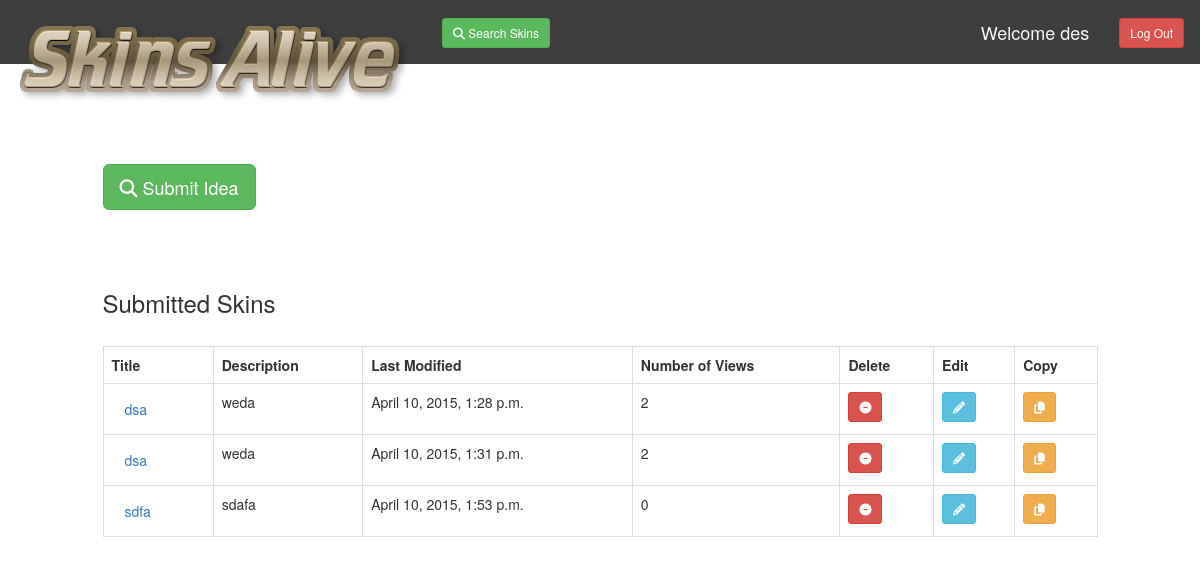
The app's page /viewerprofile (signed in) with its own data.
### sprint1/models.py (models this page shows, shortened)
class Skin(models.Model):
    title = models.CharField(max_length=255)
    text_description = models.TextField(max_length=1024)
    date_created = models.DateTimeField(editable=False, auto_now_add=True)
    date_modified = models.DateTimeField(auto_now=True)
    num_views = models.IntegerField(default=0)
    author= models.ForeignKey(User)
    b_key = models.AutoField(primary_key=True)

### sprint1/views.py (the view)
# urls.py: url(r'^viewerprofile', 'viewerprofile', name='viewerprofile'),
def viewerprofile(request):
    context = RequestContext(request)
    author = request.user.id
    if request.method == 'POST':
        delete = request.POST['delete']
        Skin.objects.filter(b_key=delete).delete()
        print delete
        q1 = Skin.objects.filter(author__exact=author)
        print q1
        bulletins = [b for b in q1]
        return render_to_response('viewerprofile.html', {'bulletins':bulletins}, context)
    else:
        q1 = Skin.objects.filter(author__exact=author)
        bulletins = [b for b in q1]
        return render_to_response('viewerprofile.html', {'bulletins':bulletins}, context)

### templates/viewerprofile.html (shortened to what this page needs)
<!DOCTYPE html>
{% extends "base.html" %}
{% block content %}
{% if user.is_authenticated %}
<div class="row">
    <div class="col-md-10 col-md-offset-1">
    <br>
    <br>
    <br>
        <a href="createIdea"><button type="button" class="btn btn-success btn-lg"> <i class="fa fa-search"></i> Submit Idea</button></a>
        <br><br>
        <br><br>
        <h3> Submitted Skins &nbsp; </h3>
        <br>
        <table class="table table-bordered">
          <tr>
            <th>Title</th>
            <th>Description</th>
            <th>Last Modified</th>
            <th>Number of Views</th>
            <th>Delete</th>
            <th>Edit</th>
            <th>Copy</th>
          </tr>
           {% if bulletins %}
           {% for bulletin in bulletins %}
              <tr>
                <td>
                    <form action="bdisplay" method="post" enctype="multipart/form-data">
                     <button class="btn btn-link" name="button_id" value="{{ bulletin.b_key }}">{{bulletin.title}}</button>
                    </form>
                </td>
                <td>{{ bulletin.text_description }}</td>
                <td>{{ bulletin.date_modified }}</td>
                <td>{{ bulletin.num_views }}</td>
                <td>
                    <form action="viewerprofile" method="post" enctype="multipart/form-data">
                        <button class="btn btn-danger btn-sm" name="delete" value="{{ bulletin.b_key }}"><i class="fa fa-minus-circle"></i></button>
                    </form>
                </td>
                   <td>
                    <form action="edit" method="get" enctype="multipart/form-data">
                        <button class="btn btn-info btn-sm" name="edit" value="{{ bulletin.b_key }}"><i class="fa fa-pencil"></i></button>
                    </form>
                </td>
                <td>
                    <form action="copy" method="get" enctype="multipart/form-data">
                        <button class="btn btn-warning btn-sm" name="copy" value="{{ bulletin.b_key }}"><i class="fa fa-copy"></i></button>
                    </form>
                </td>
              </tr>
           {% endfor %}
           {% endif %}
        </table>
    </div>
</div>
{% else %}
	<h2> Please <a href="login">log in.</a> </h2>
{% endif %}
{% endblock %}

### templates/base.html (shortened to what this page needs)
<!DOCTYPE html>
{% load staticfiles %}
<html>
    <head>
        <link href="//maxcdn.bootstrapcdn.com/bootstrap/3.3.1/css/bootstrap.min.css" rel="stylesheet">
        <link href="//maxcdn.bootstrapcdn.com/font-awesome/4.2.0/css/font-awesome.min.css" rel="stylesheet">
</head>
<nav class="navbar navbar-default" role="navigation">
  <div class="container-fluid">
    <div class="navbar-header">
        {% load staticfiles %}
      <a class="navbar-brand" href="/index"><img border="0" src="{% static 'skinsalive1.png' %}"/></a>
    </div>
      {% if user.is_authenticated %}
      <ul class="nav navbar-nav navbar-left">
         <li><a href="search"><button type="button" class="btn btn-success btn-sm navbutton"> <i class="fa fa-search"></i> Search Skins</button></a></li>
      </ul>
      <ul class="nav navbar-nav navbar-right">
        <li><a href="profile" class="welcome">Welcome {{ user.username }}</a></li>
        <li><a href="logout"><button type="submit" class="btn btn-danger btn-sm navbutton" method="post">Log Out</button></a></li>
      </ul>
      {% endif %}
  </div>
</nav>
<body>
    {% block content %}
    {% endblock %}
    </body>
</html>

### templates/base.html (style rules this page uses)
.navbar { background-color: #3e3e3e; border-color: #3e3e3e; border-radius: 0; }
.navbar-default .navbar-brand { color: #f7f7f7; font-size: 25px; margin-top: 5px; }
.navbar-default .navbar-nav > li > a { color: #f7f7f7; font-size: 18px; margin-top: 6px; }
.navbutton { margin-top: -5px; }

### records on screen
Skin: title "dsa", text_description "weda", date_modified "April 10, 2015, 1:28 p.m.", num_views "2"
Skin: {{ bulletin.b_key }} 3 (drawn), title "dsa", text_description "weda", date_modified "April 10, 2015, 1:31 p.m.", num_views "2"
Skin: {{ bulletin.b_key }} 4 (drawn), title "sdfa", text_description "sdafa", date_modified "April 10, 2015, 1:53 p.m.", num_views "0"

### other values on screen
{{ user.username }} "des"
